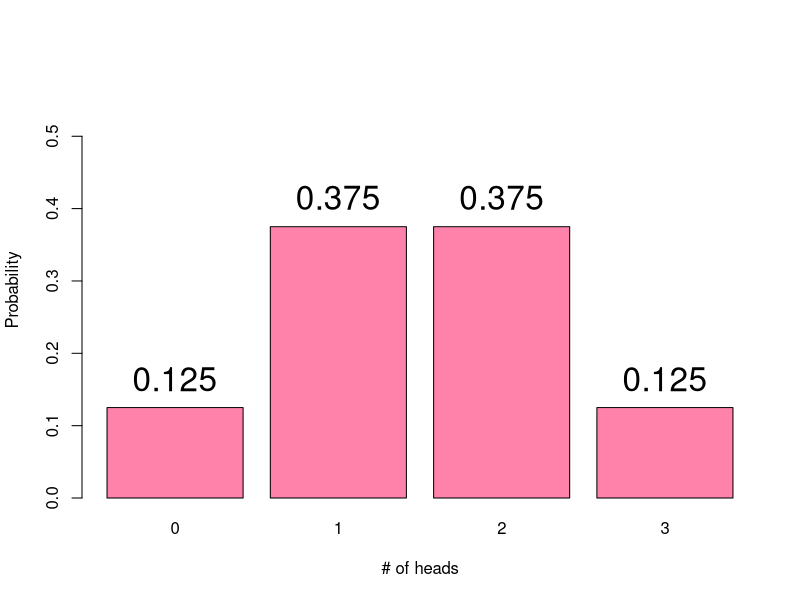
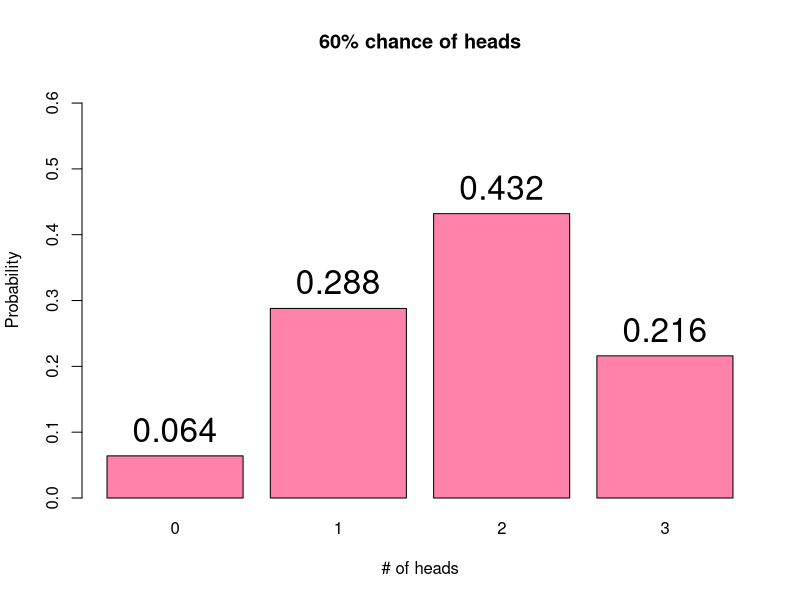
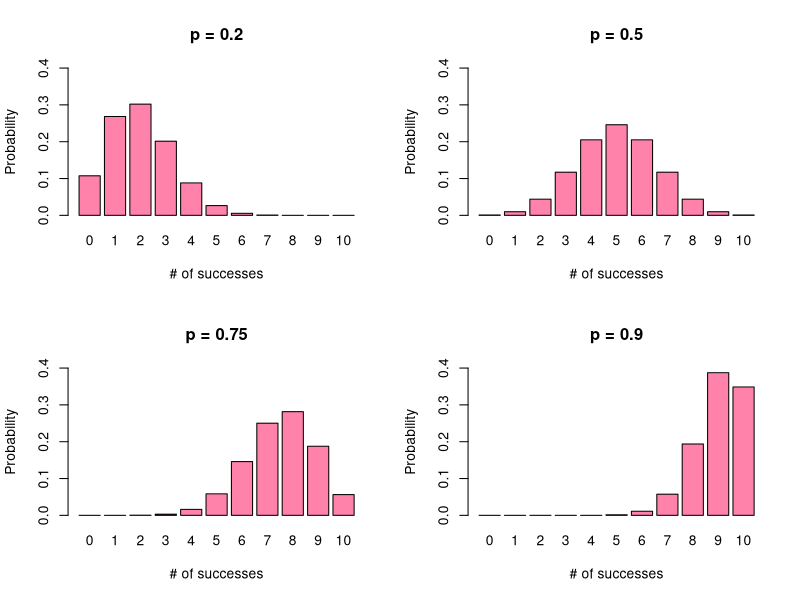
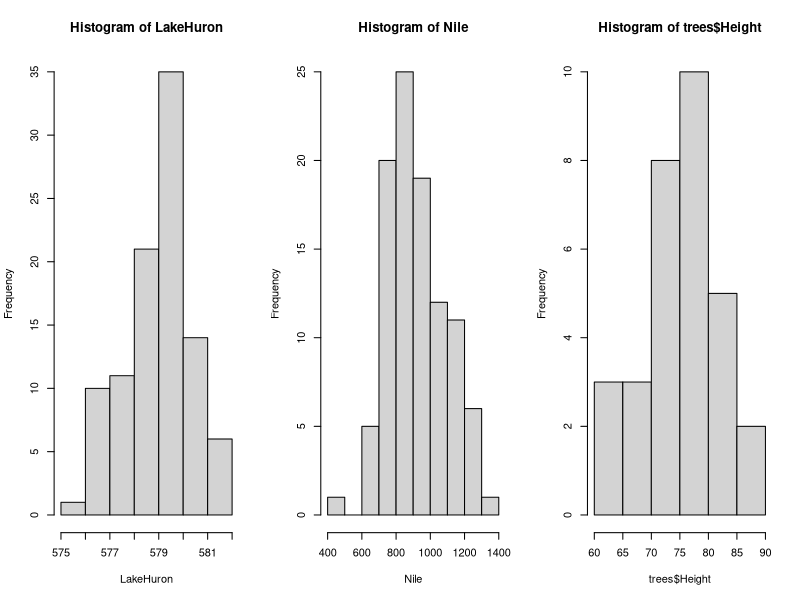
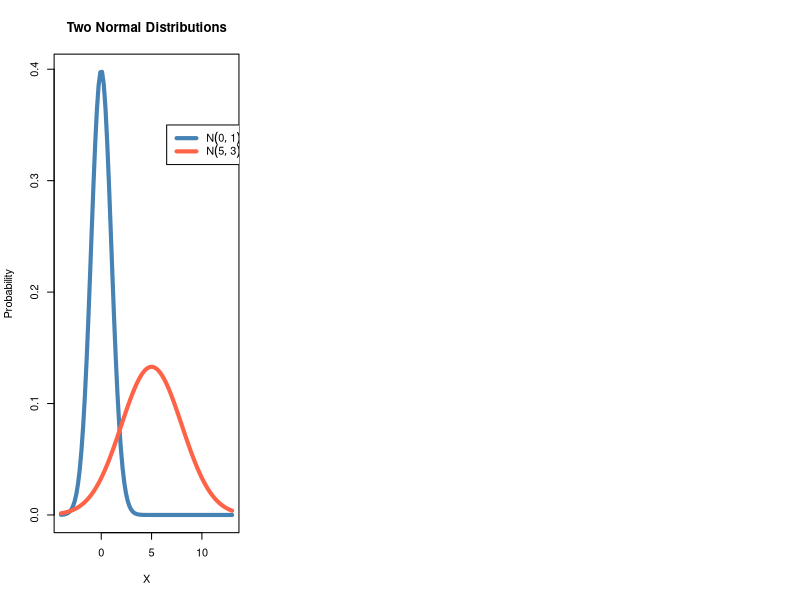
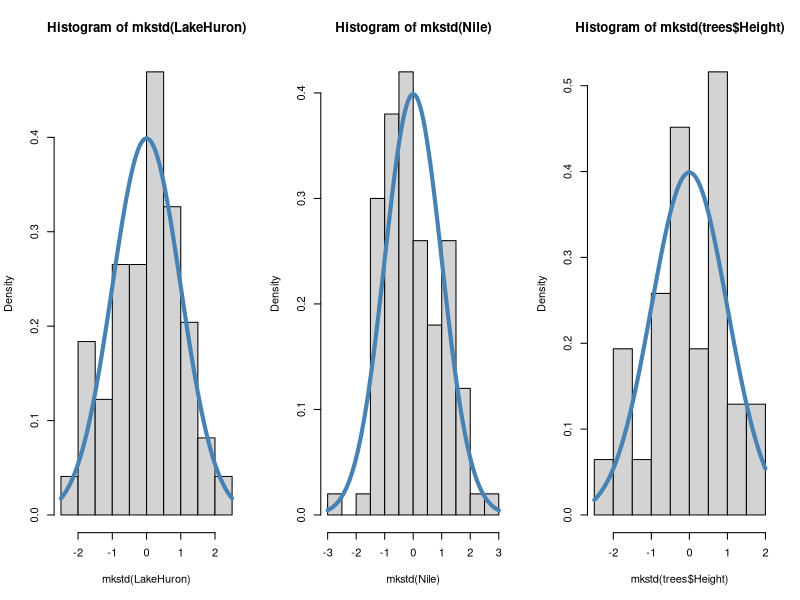
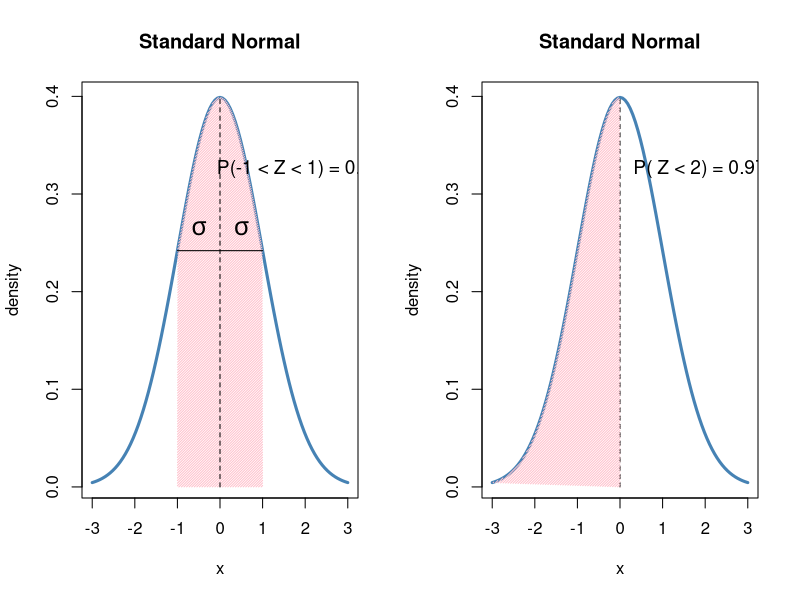

Write the R code that produced these figures, in order.
## ---- chunk 1
x <- 0:3
y <- dbinom(x, size = 3, prob = 0.5)
scaleFac1 <- sum(y) * 0.2
scaleFac2 <- sum(y) * 0.04
my_bar <- barplot(y, names.arg = x, col = 'palevioletred1',
                      ylim = c(0, max(y) + scaleFac1),
                  xlab = '# of heads',
                  ylab = 'Probability')
text(my_bar, y + scaleFac2, y, cex = 2)
## ---- chunk 2
x <- 0:3
y <- dbinom(x, size = 3, prob = 0.6)
scaleFac1 <- sum(y) * 0.2
scaleFac2 <- sum(y) * 0.04
my_bar <- barplot(y, names.arg = x, col = 'palevioletred1',
                      ylim = c(0, max(y) + scaleFac1),
                  xlab = '# of heads',
                  ylab = 'Probability',
                  main = '60% chance of heads')
text(my_bar, y + scaleFac2, y, cex = 2)
## ---- chunk 3
x <- 0:3
y <- dbinom(x, 3, 0.5)
tmp <- data.frame(x, y)
knitr::kable(tmp, col.names = c('x', 'P(X = x)'), align = 'c')
## ---- chunk 4
n <- 10
p <- c(0.2, 0.5, 0.75, 0.9)

par(mfrow = c(2,2))
for (i in 1:length(p)) {
  x <- 0:n
y <- dbinom(x, size = n, prob = p[i])
barplot(y, names.arg = x, col = 'palevioletred1',
                  xlab = '# of successes',
                  ylab = 'Probability',
        ylim = c(0, 0.4),
        main = paste0('p = ', p[i]))
}


## ---- chunk 5
par(mfrow = c(1, 3))
hist(LakeHuron)
hist(Nile)
hist(trees$Height)
## ---- chunk 6
curve(dnorm(x, 0, 1), from = -4, to = 13, lwd = 4,
      col = 'steelblue', ylab = 'Probability', xlab = 'X',
      main = "Two Normal Distributions")
curve(dnorm(x, 5, 3), add = TRUE, lwd = 4, col = 'tomato')
legend(x = 6.5, y = 0.35, legend = c(expression(N(0,1)),
                                     expression(N(5,3))),
       lwd = 4, col = c("steelblue", "tomato"))
## ---- chunk 7
par(mfrow = c(1, 3))
mkstd <- function(x) (x-mean(x))/sd(x)
hist(mkstd(LakeHuron), freq = FALSE)
curve(dnorm(x), add = TRUE, col = 'steelblue', lwd = 4)
hist(mkstd(Nile), freq = FALSE)
curve(dnorm(x), add = TRUE, col = 'steelblue', lwd = 4)
hist(mkstd(trees$Height), freq = FALSE)
curve(dnorm(x), add = TRUE, col = 'steelblue', lwd = 4)
## ---- chunk 8
par(mfrow = c(1, 2))
curve(dnorm(x, 0, 1), from = -3, to = 3, lwd = 3, col = 'steelblue',
      ylab = 'density', main = "Standard Normal")
x <- seq(-2, 2, 0.01)
y <- dnorm(x)
z <- 1
#axis(1, at = c(-z, 0, z), labels = c(expression(-z[alpha]), 0, expression(z[alpha])))
polygon(c(-z, x[x > -z & x < z], z ),
        c(0, y[x > -z & x < z], 0), col = 'pink',angle = 45, density = 55,
        border = FALSE)

text(2, 0.325, cex = 1.15,
     labels = expression(paste("P(-", 1, " < Z < ", 1, ") = ", 0.683)))
lines(x = c(-1, 1), y = c(dnorm(1,0,1), dnorm(1,0,1)))
lines(x = c(0,0), y = c(0, dnorm(0, 0, 1)), lty = 2)
text(x = 0.5, y = 0.265, labels = expression(sigma), cex = 1.5)
text(x = -0.5, y = 0.265, labels = expression(sigma), cex = 1.5)

###

curve(dnorm(x, 0, 1), from = -3, to = 3, lwd = 3, col = 'steelblue',
      ylab = 'density', main = "Standard Normal")
lines(x = c(0,0), y = c(0, dnorm(0, 0, 1)), lty = 2)
x <- seq(-3, 0, 0.01)
y <- dnorm(x)
z <- 0
#axis(1, at = c(-z, 0, z), labels = c(expression(-z[alpha]), 0, expression(z[alpha])))
polygon(c(-z, x[x < z], z ),
        c(0, y[x < z], 0), col = 'pink',angle = 45, density = 55,
        border = FALSE)
text(2, 0.325, cex = 1.15,
     labels = expression(paste("P( Z < ", 2, ") = ", 0.978)))
